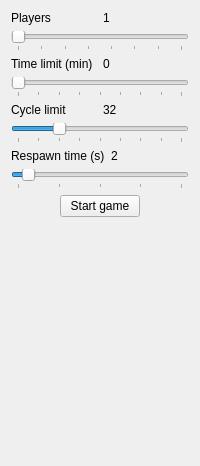
          <widget class="QWidget" name="Start">
           <attribute name="title">
            <string>Start</string>
           </attribute>
           <layout class="QVBoxLayout" name="verticalLayout_8">
            <item>
             <layout class="QHBoxLayout" name="horizontalLayout_11">
              <item>
               <widget class="QLabel" name="label_16">
                <property name="text">
                 <string>Players</string>
                </property>
               </widget>
              </item>
              <item>
               <widget class="QLabel" name="label_17">
                <property name="text">
                 <string>1</string>
                </property>
               </widget>
              </item>
             </layout>
            </item>
            <item>
             <widget class="QSlider" name="horizontalSlider_2">
              <property name="toolTip">
               <string/>
              </property>
              <property name="minimum">
               <number>1</number>
              </property>
              <property name="maximum">
               <number>8</number>
              </property>
              <property name="pageStep">
               <number>1</number>
              </property>
              <property name="sliderPosition">
               <number>1</number>
              </property>
              <property name="orientation">
               <enum>Qt::Horizontal</enum>
              </property>
              <property name="invertedAppearance">
               <bool>false</bool>
              </property>
              <property name="invertedControls">
               <bool>false</bool>
              </property>
              <property name="tickPosition">
               <enum>QSlider::TicksBelow</enum>
              </property>
              <property name="tickInterval">
               <number>1</number>
              </property>
             </widget>
            </item>
            <item>
             <layout class="QHBoxLayout" name="horizontalLayout_7">
              <item>
               <widget class="QLabel" name="label_9">
                <property name="text">
                 <string>Time limit (min)</string>
                </property>
               </widget>
              </item>
              <item>
               <widget class="QLabel" name="label_10">
                <property name="text">
                 <string>0</string>
                </property>
               </widget>
              </item>
             </layout>
            </item>
            <item>
             <widget class="QSlider" name="horizontalSlider_4">
              <property name="toolTip">
               <string/>
              </property>
              <property name="minimum">
               <number>0</number>
              </property>
              <property name="maximum">
               <number>128</number>
              </property>
              <property name="pageStep">
               <number>16</number>
              </property>
              <property name="sliderPosition">
               <number>0</number>
              </property>
              <property name="orientation">
               <enum>Qt::Horizontal</enum>
              </property>
              <property name="invertedAppearance">
               <bool>false</bool>
              </property>
              <property name="invertedControls">
               <bool>false</bool>
              </property>
              <property name="tickPosition">
               <enum>QSlider::TicksBelow</enum>
              </property>
              <property name="tickInterval">
               <number>16</number>
              </property>
             </widget>
            </item>
            <item>
             <layout class="QHBoxLayout" name="horizontalLayout_9">
              <item>
               <widget class="QLabel" name="label_13">
                <property name="text">
                 <string>Cycle limit</string>
                </property>
               </widget>
              </item>
              <item>
               <widget class="QLabel" name="label_14">
                <property name="text">
                 <string>32</string>
                </property>
               </widget>
              </item>
             </layout>
            </item>
            <item>
             <widget class="QSlider" name="horizontalSlider_6">
              <property name="toolTip">
               <string/>
              </property>
              <property name="minimum">
               <number>0</number>
              </property>
              <property name="maximum">
               <number>128</number>
              </property>
              <property name="pageStep">
               <number>16</number>
              </property>
              <property name="sliderPosition">
               <number>32</number>
              </property>
              <property name="orientation">
               <enum>Qt::Horizontal</enum>
              </property>
              <property name="invertedAppearance">
               <bool>false</bool>
              </property>
              <property name="invertedControls">
               <bool>false</bool>
              </property>
              <property name="tickPosition">
               <enum>QSlider::TicksBelow</enum>
              </property>
              <property name="tickInterval">
               <number>16</number>
              </property>
             </widget>
            </item>
            <item>
             <layout class="QHBoxLayout" name="horizontalLayout_12">
              <item>
               <widget class="QLabel" name="label_18">
                <property name="text">
                 <string>Respawn time (s)</string>
                </property>
               </widget>
              </item>
              <item>
               <widget class="QLabel" name="label_19">
                <property name="text">
                 <string>2</string>
                </property>
               </widget>
              </item>
             </layout>
            </item>
            <item>
             <widget class="QSlider" name="horizontalSlider_7">
              <property name="toolTip">
               <string/>
              </property>
              <property name="minimum">
               <number>0</number>
              </property>
              <property name="maximum">
               <number>32</number>
              </property>
              <property name="pageStep">
               <number>8</number>
              </property>
              <property name="sliderPosition">
               <number>2</number>
              </property>
              <property name="orientation">
               <enum>Qt::Horizontal</enum>
              </property>
              <property name="invertedAppearance">
               <bool>false</bool>
              </property>
              <property name="invertedControls">
               <bool>false</bool>
              </property>
              <property name="tickPosition">
               <enum>QSlider::TicksBelow</enum>
              </property>
              <property name="tickInterval">
               <number>8</number>
              </property>
             </widget>
            </item>
            <item>
             <layout class="QHBoxLayout" name="horizontalLayout_6">
              <item>
               <spacer name="horizontalSpacer_9">
                <property name="orientation">
                 <enum>Qt::Horizontal</enum>
                </property>
                <property name="sizeHint" stdset="0">
                 <size>
                  <width>40</width>
                  <height>20</height>
                 </size>
                </property>
               </spacer>
              </item>
              <item>
               <widget class="QPushButton" name="pushButton_7">
                <property name="text">
                 <string>Start game</string>
                </property>
               </widget>
              </item>
              <item>
               <spacer name="horizontalSpacer_10">
                <property name="orientation">
                 <enum>Qt::Horizontal</enum>
                </property>
                <property name="sizeHint" stdset="0">
                 <size>
                  <width>40</width>
                  <height>20</height>
                 </size>
                </property>
               </spacer>
              </item>
             </layout>
            </item>
            <item>
             <spacer name="verticalSpacer_3">
              <property name="orientation">
               <enum>Qt::Vertical</enum>
              </property>
              <property name="sizeHint" stdset="0">
               <size>
                <width>20</width>
                <height>238</height>
               </size>
              </property>
             </spacer>
            </item>
           </layout>
          </widget>
